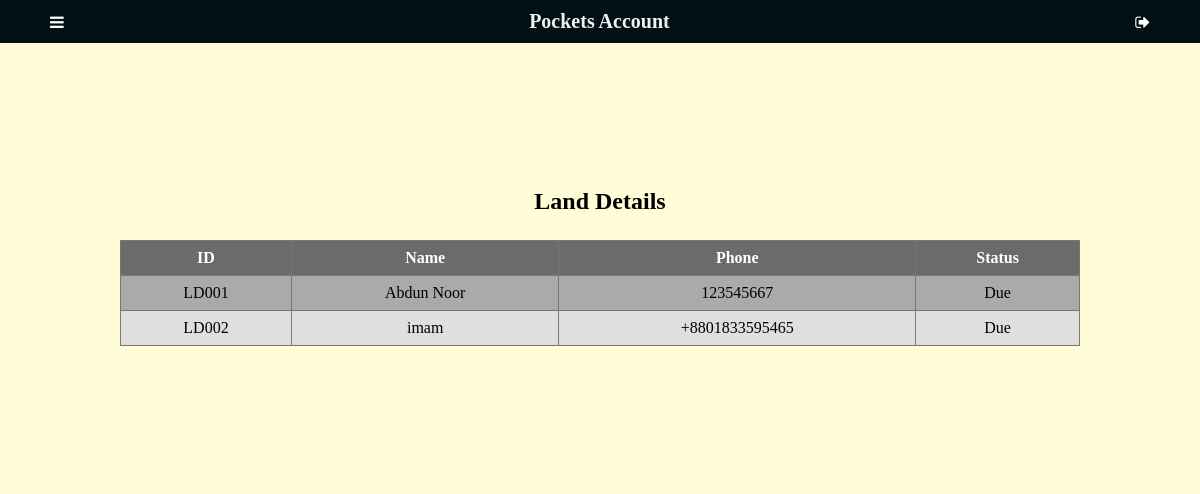
The page /land/ (signed in) on the database as committed earlier.
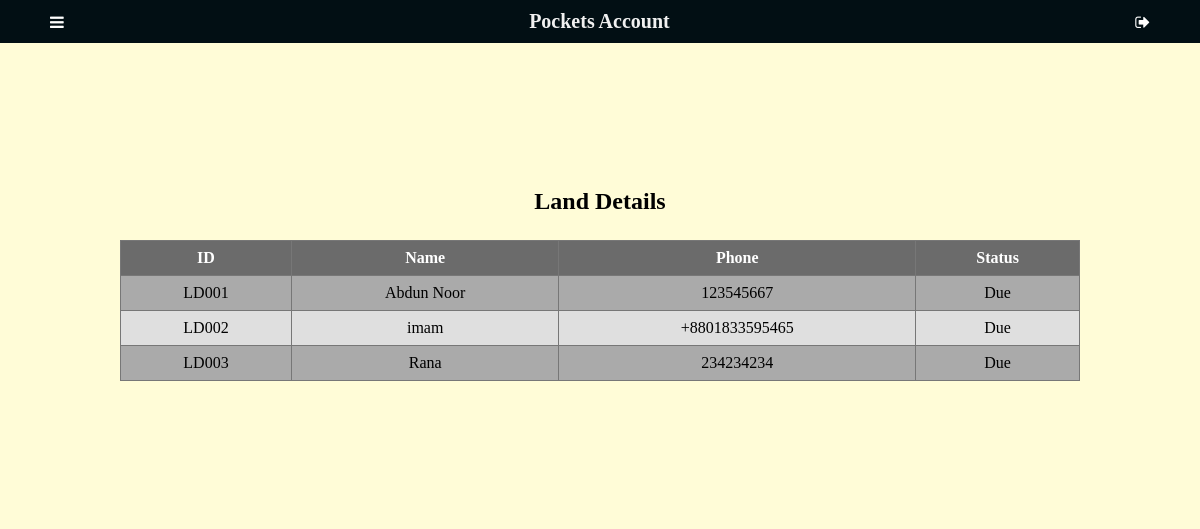
The same page on the database as committed later.
### app/models.py (models this page shows)
class Landowner(models.Model):
    Landownername = models.CharField(max_length=50)
    phone = models.CharField(max_length=15, blank=True, null= True)
    img = models.ImageField(upload_to='pics', null=True, blank=True)
    landbuyer = models.ForeignKey(User, on_delete=models.SET_NULL, blank=True, null=True)
    def __str__(self):
        return "LD00" + str(self.id)

### app/views.py (the view)
# urls.py: path('land/', views.land, name='land'),
@login_required(login_url='login')
def land(request):
    landowners = Landowner.objects.filter(landbuyer_id=request.user.id)
    print("this", landowners)
    return render(request, "app/landdetails.html",{
        "landowners": landowners,
    })

### app/templates/app/landdetails.html (shortened to what this page needs)
{% extends "app/layout.html" %}
{% block body %}
<main>
    <div class="tablecontainer">
        <h2>Land Details</h2>
        <table>
            <tr>
                <th>ID</th>
                <th>Name</th>
                <th>Phone</th>
                <th>Status</th>
            </tr>
            {% for landowner in landowners %}
            <tr>
                <td>{{ landowner }}</td>
                <td> <a style="color: black;" href="{% url 'landownerprofile' landowner.id %}"> {{ landowner.Landownername }}</a> </td>
                <td>{{ landowner.phone }}</td>
                {% if landowner.status %}
                  <td>Paid</td>
                {% else %}
                <td>Due</td>
                {% endif %}
            </tr>
            {% endfor %}
        </table>
    </div>
</main>
{% endblock %}

Rows that differ between the two databases and show on the page:
added Landowner: id "LD003", Landownername "Rana", phone "234234234"
